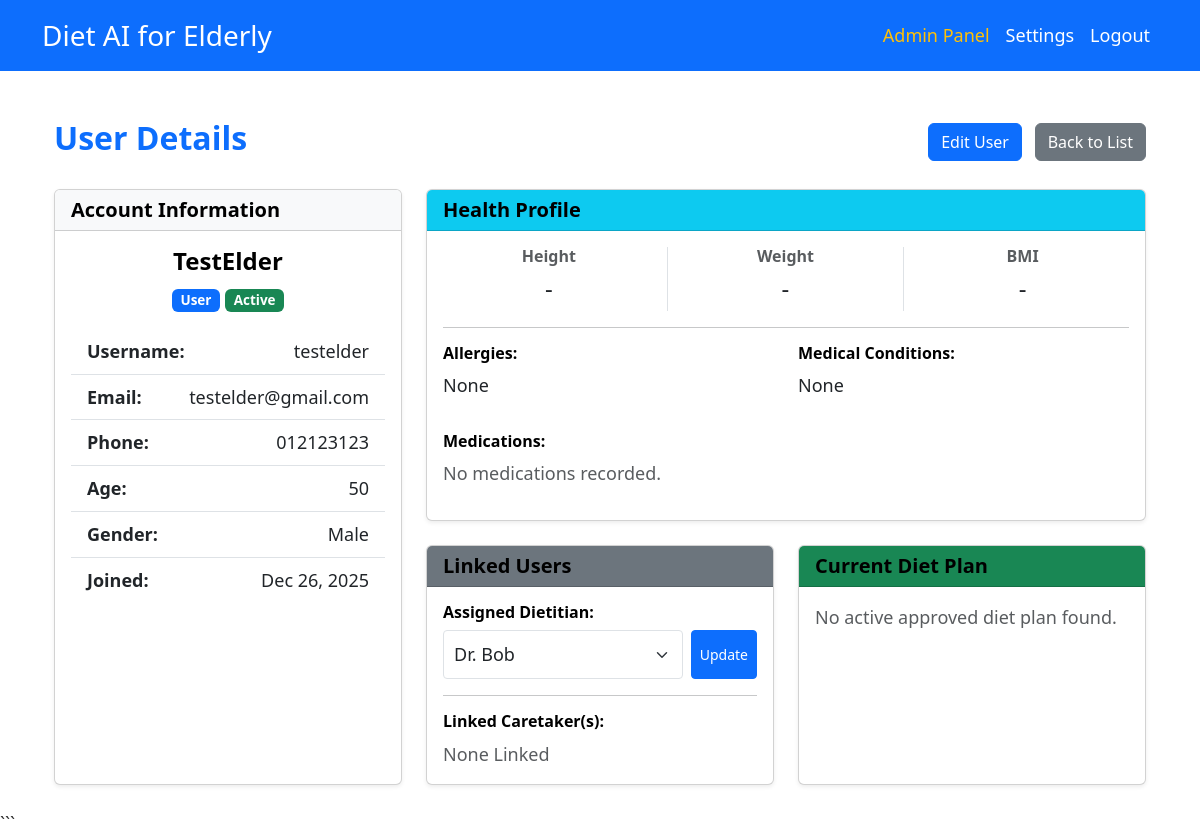
Page /pages/admin/user-details.php?id=U_694d898d3de14 (signed in) on the committed database.
### tables this page shows
CREATE TABLE `users` (
  `userID` varchar(50) NOT NULL,
  `name` varchar(100) NOT NULL,
  `username` varchar(50) NOT NULL,
  `password` varchar(255) NOT NULL,
  `email` varchar(100) NOT NULL,
  `phoneNo` varchar(20) NOT NULL,
  `age` int(11) NOT NULL,
  `gender` enum('Male','Female','Other') NOT NULL,
  `role` enum('Admin','Dietitian','User','Caretaker') NOT NULL,
  `createdAt` datetime DEFAULT current_timestamp(),
  `isActive` tinyint(1) DEFAULT 1
);

CREATE TABLE `elderly` (
  `elderlyID` varchar(50) NOT NULL,
  `caretakerID` varchar(50) DEFAULT NULL,
  `assignedDietitianID` varchar(50) DEFAULT NULL
);

### classes/Profile.php (called while the page is built, shortened)
<?php
class Profile
{
    private $pdo;
    private $elderlyID;
    public function __construct($pdo, $elderlyID = null)
    {
        $this->pdo = $pdo;
        $this->elderlyID = $elderlyID;
        if ($elderlyID) {
            $this->load();
        }
    }
    private function load()
    {
        $stmt = $this->pdo->prepare("
            SELECT p.*, u.age, u.gender
            FROM profiles p
            JOIN users u ON p.elderlyID = u.userID
            WHERE p.elderlyID = ?
        ");
        $stmt->execute([$this->elderlyID]);
        $data = $stmt->fetch();
        if ($data) {
            $this->height = $data['height'];
            $this->weight = $data['weight'];
        }
    }
    public function getMedications()
    {
        $stmt = $this->pdo->prepare("SELECT * FROM medications WHERE elderlyID = ? ORDER BY name ASC");
        $stmt->execute([$this->elderlyID]);
        return $stmt->fetchAll(PDO::FETCH_ASSOC);
    }
}
?>

### classes/User.php (called while the page is built, shortened)
<?php
class User implements UserStrategy
{
    public function __construct($pdo, $data = null)
    {
        $this->pdo = $pdo;
        if ($data) {
            $this->userID = $data['userID'] ?? null;
        }
    }
}
?>

### classes/SubUsers.php (called while the page is built, shortened)
<?php
require_once 'User.php';
class Elderly extends User
{
    public function __construct($pdo, $data = null)
    {
        $this->assignedDietitianID = $data['assignedDietitianID'] ?? null;
        if ($this->userID && $this->assignedDietitianID === null) {
            $stmt = $this->pdo->prepare("SELECT assignedDietitianID FROM elderly WHERE elderlyID = ?");
            $stmt->execute([$this->userID]);
            $res = $stmt->fetchColumn();
            if ($res) {
                $this->assignedDietitianID = $res;
            }
        }
    }
}
?>

### pages/admin/user-details.php (the view, shortened to what this page needs)
<?php
require_once '../../includes/db.php';
require_once '../../classes/Profile.php';
require_once '../../classes/SubUsers.php';
include '../../includes/header.php';
$viewUserID = $_GET['id'];
$stmt = $pdo->prepare("SELECT * FROM users WHERE userID = ?");
$stmt->execute([$viewUserID]);
$userData = $stmt->fetch(PDO::FETCH_ASSOC);
$role = $userData['role'];
$userObj = null;
switch ($role) {
    default:
        $userObj = new Elderly($pdo, $userData);
        break;
}
$profile = new Profile($pdo, $viewUserID);
$dListStmt = $pdo->query("SELECT userID, name FROM users WHERE role = 'Dietitian' ORDER BY name ASC");
$allDietitians = $dListStmt->fetchAll();
?>
<div class="container py-4">
    <div class="d-flex justify-content-between align-items-center mb-4">
        <h2 class="text-primary"><i class="bi bi-person-circle"></i> User Details</h2>
        <div>
            <a href="user-form.php?id=<?= $viewUserID ?>" class="btn btn-primary me-2"><i class="bi bi-pencil"></i> Edit
                User</a>
            <a href="users.php" class="btn btn-secondary">Back to List</a>
        </div>
    </div>
    <div class="row g-4">
        <div class="col-md-4">
            <div class="card shadow-sm h-100">
                <div class="card-header bg-light">
                    <h5 class="m-0">Account Information</h5>
                </div>
                <div class="card-body">
                    <div class="text-center mb-3">
                        <h4><?= htmlspecialchars($userData['name']) ?></h4>
                        <span
                            class="badge bg-<?= $role == 'Admin' ? 'danger' : ($role == 'Dietitian' ? 'info' : ($role == 'Caretaker' ? 'success' : 'primary')) ?>">
                            <?= $role ?>
                        </span>
                        <?php if ($userData['isActive']): ?>
                            <span class="badge bg-success">Active</span>
                        <?php else: ?>
                            <span class="badge bg-secondary">Inactive</span>
                        <?php endif; ?>
                    </div>
                    <ul class="list-group list-group-flush">
                        <li class="list-group-item d-flex justify-content-between">
                            <strong>Username:</strong> <span><?= htmlspecialchars($userData['username']) ?></span>
                        </li>
                        <li class="list-group-item d-flex justify-content-between">
                            <strong>Email:</strong> <span><?= htmlspecialchars($userData['email']) ?></span>
                        </li>
                        <li class="list-group-item d-flex justify-content-between">
                            <strong>Phone:</strong> <span><?= htmlspecialchars($userData['phoneNo']) ?></span>
                        </li>
                        <li class="list-group-item d-flex justify-content-between">
                            <strong>Age:</strong> <span><?= $userData['age'] ?></span>
                        </li>
                        <li class="list-group-item d-flex justify-content-between">
                            <strong>Gender:</strong> <span><?= htmlspecialchars($userData['gender']) ?></span>
                        </li>
                        <li class="list-group-item d-flex justify-content-between">
                            <strong>Joined:</strong>
                            <span><?= date('M d, Y', strtotime($userData['createdAt'] ?? 'now')) ?></span>
                        </li>
                    </ul>
                </div>
            </div>
        </div>
        <div class="col-md-8">
            <?php if ($role == 'Elderly' || $role == 'User'): ?>
                <div class="card shadow-sm mb-4">
                    <div class="card-header bg-info text-white">
                        <h5 class="m-0"><i class="bi bi-heart-pulse"></i> Health Profile</h5>
                    </div>
                    <div class="card-body">
                        <div class="row">
                            <div class="col-sm-4 text-center border-end">
                                <h6 class="text-muted">Height</h6>
                                <p class="h4"><?= $profile->height ? $profile->height . ' cm' : '-' ?></p>
                            </div>
                            <div class="col-sm-4 text-center border-end">
                                <h6 class="text-muted">Weight</h6>
                                <p class="h4"><?= $profile->weight ? $profile->weight . ' kg' : '-' ?></p>
                            </div>
                            <div class="col-sm-4 text-center">
                                <h6 class="text-muted">BMI</h6>
                                <?php
                                $bmi = '-';
                                ?>
                                <p class="h4"><?= $bmi ?></p>
                            </div>
                        </div>
                        <hr>
                        <div class="row mt-3">
                            <div class="col-md-6">
                                <h6><strong>Allergies:</strong></h6>
                                <p><?= !empty($profile->allergies) ? htmlspecialchars(implode(', ', $profile->allergies)) : 'None' ?>
                                </p>
                            </div>
                            <div class="col-md-6">
                                <h6><strong>Medical Conditions:</strong></h6>
                                <p><?= !empty($profile->healthCondition) ? htmlspecialchars(implode(', ', $profile->healthCondition)) : 'None' ?>
                                </p>
                            </div>
                        </div>
                        <div class="row mt-3">
                            <div class="col-12">
                                <h6><strong>Medications:</strong></h6>
                                <?php if (empty($profile->getMedications())): ?>
                                    <p class="text-muted">No medications recorded.</p>
                                <?php endif; ?>
                            </div>
                        </div>
                    </div>
                </div>
                <div class="row">
                    <div class="col-md-6">
                        <div class="card shadow-sm h-100">
                            <div class="card-header bg-secondary text-white">
                                <h5 class="m-0"><i class="bi bi-people"></i> Linked Users</h5>
                            </div>
                            <div class="card-body">
                                <h6><strong>Assigned Dietitian:</strong></h6>
                                <?php if ($role == 'Elderly' || $role == 'User'): ?>
                                    <form method="post" class="d-flex gap-2">
                                        <select name="dietitian_id" class="form-select form-select-sm">
                                            <?php foreach ($allDietitians as $d): ?>
                                                <option value="<?= $d['userID'] ?>" <?= ($userObj->assignedDietitianID == $d['userID']) ? 'selected' : '' ?>>
                                                    <?= htmlspecialchars($d['name']) ?>
                                                </option>
                                            <?php endforeach; ?>
                                        </select>
                                        <button type="submit" name="assign_dietitian"
                                            class="btn btn-sm btn-primary">Update</button>
                                    </form>
                                <?php else: ?>
                                    <span class="text-muted">Not applicable for '<?= $role ?>' role</span>
                                <?php endif; ?>
                                <hr>
                                <h6><strong>Linked Caretaker(s):</strong></h6>
                                <?php
                                $stmt = $pdo->prepare("SELECT u.name FROM user_links ul JOIN users u ON ul.caretakerID = u.userID WHERE ul.patientID = ?");
                                $stmt->execute([$viewUserID]);
                                $caretakers = $stmt->fetchAll(PDO::FETCH_COLUMN);
                                if ($caretakers) {
                                    echo '<ul>';
                                    foreach ($caretakers as $cn)
                                        echo '<li>' . htmlspecialchars($cn) . '</li>';
                                    echo '</ul>';
                                } else {
                                    echo '<span class="text-muted">None Linked</span>';
                                }
                                ?>
                            </div>
                        </div>
                    </div>
                    <div class="col-md-6">
                        <div class="card shadow-sm h-100">
                            <div class="card-header bg-success text-white">
                                <h5 class="m-0"><i class="bi bi-calendar-check"></i> Current Diet Plan</h5>
                            </div>
                            <div class="card-body">
                                <?php
                                $stmt = $pdo->prepare("
                                    SELECT dpa.*, dp.createdAt FROM diet_plan_approvals dpa
                                    JOIN diet_plans dp ON dpa.dietPlanID = dp.dietPlanID
                                    WHERE dp.elderlyID = ? AND dpa.status = 'Approved'
                                    ORDER BY dp.createdAt DESC LIMIT 1
                                ");
                                $stmt->execute([$viewUserID]);
                                $plan = $stmt->fetch(PDO::FETCH_ASSOC);
                                if ($plan) {
                                    echo '<h6><strong>Plan Status:</strong> <span class="text-success">Active</span></h6>';
                                    echo '<p>Created on: ' . date('M d, Y', strtotime($plan['createdAt'])) . '</p>';
                                    echo '<a href="#" class="btn btn-sm btn-outline-success">View Full Plan</a>';
                                } else {
                                    echo '<p class="text-muted">No active approved diet plan found.</p>';
                                }
                                ?>
                            </div>
                        </div>
                    </div>
                </div>
            <?php endif; ?>
        </div>
    </div>
</div><?php include '../../includes/footer.php'; ?>

### assets/css/style.css (style rules this page uses)
:root { --font-size-base: 18px; --font-size-lg: 22px; --font-size-sm: 16px; --color-primary: #0d6efd; --color-contrast-text: #000000; }
body { font-size: var(--font-size-base); color: #333; line-height: 1.6; }
h1, h2, h3, h4, h5, h6 { color: var(--color-contrast-text); font-weight: 700; }
.form-control, .form-select { font-size: var(--font-size-base); padding: 10px; }

### rows in the picture
users: name "TestElder", role "User", username "testelder", email "testelder@gmail.com", phoneNo "012123123", age "50", gender "Male", createdAt "Dec 26, 2025", role "-"
elderly: dietitian_id "Dr. Bob"
